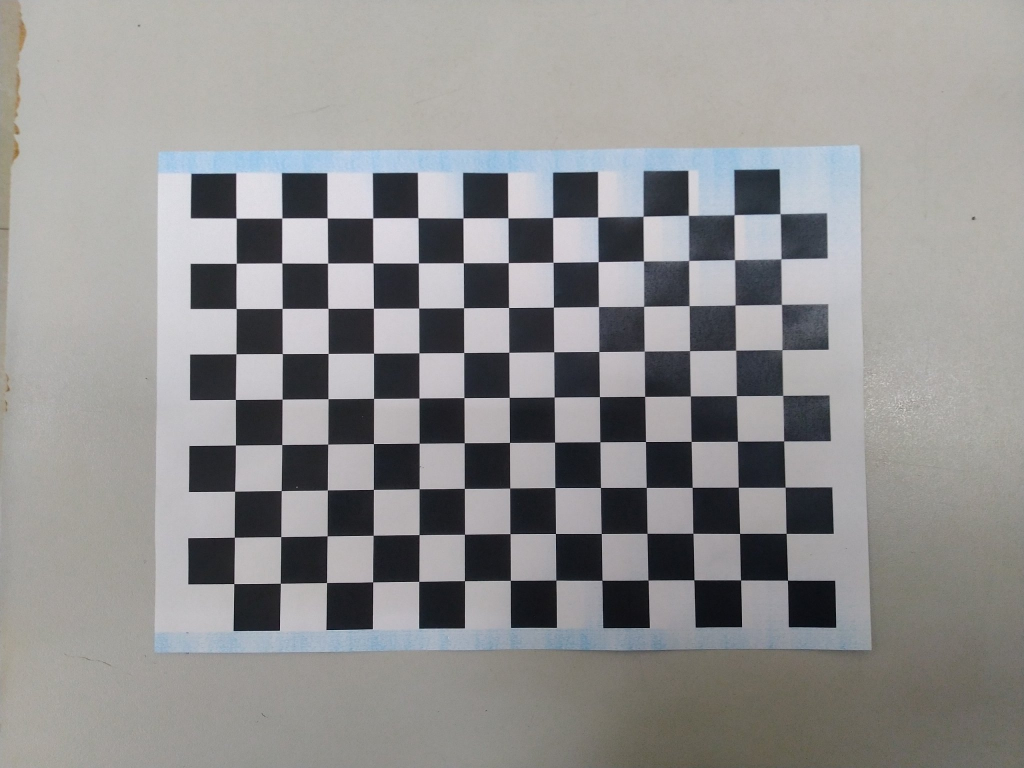
#> input picture chessboard.jpg, 2048 x 1536 px (shown at 1/2 size)
$ python test.py
#> lines starting #> are read from the running program, lines starting #| are printed output that depends on the picture; after the words box and inside, x2 and y2 are one past the last pixel; in counts of white or black regions, pixels touching at a corner belong together
### TemplateMatching.py
import numpy as np
import cv2

class Point:
    def __init__(self, x , y):
        self.x = x
        self.y = y
    def __str__(self):
        return "x:  {0}\ty: {1} ".format(self.x, self.y)

class Line:
    def __init__(self, point1, point2):
        x1 = point1.x
        y1 = point1.y
        x2 = point2.x
        y2 = point2.y
        assert not (x1 == x2 and y1 == y2)
        if y1 == y2:
            self.a = 0
            self.b = 1
            self.c = -y1
        else:
            self.a = 1
            self.b = (x2-x1)/(y1-y2)
            self.c = (x1*y2 - x2*y1)/(y1-y2)
class Region:
    def __init__(self, top, left, right, bottom):
        self.top = top
        self.left = left
        self.right = right
        self.bottom = bottom
    def edges(self):
        top_left = Line(self.top, self.left)
        top_right = Line(self.top, self.right)
        bottom_left = Line(self.bottom, self.left)
        bottom_right = Line(self.bottom, self.right)
        return (top_left, top_right, bottom_left, bottom_right)
    def range(self):
        x_min = self.left.x
        x_max = self.right.x
        y_min = self.top.y
        y_max = self.bottom.y
        return (x_min, x_max, y_min, y_max)
    def points(self):
        return (self.top, self.left, self.right, self.bottom)
    def heightwidth(self):
        return (self.bottom.y - self.top.y, self.right.x - self.left.x)

class Template:
    def __init__(self, image, templateRegion):
        top, left, right, bottom = templateRegion.points()
        h,w = templateRegion.heightwidth()
        oriTemplate = image.copy()[top.y: bottom.y, left.x:right.x]
        self.top = Point(top.x - left.x, 0)
        self.left = Point(0, left.y - top.y)
        self.right = Point(right.x - left.x, right.y - top.y)
        self.bottom = Point(bottom.x - left.x, bottom.y - top.y)
        self.templateRegion = Region(self.top, self.left, self.right, self.bottom)
        self.matrix = np.zeros((h, w))

        for i in range(h):
            for j in range(w):
                if isInRegion(Point(j,i), self.templateRegion):
                    if oriTemplate[i,j] == 255:
                        self.matrix[i,j] = 255
                    else:
                        self.matrix[i,j] = oriTemplate[i,j] + 1
    def corners(self):
        return (self.top, self.left, self.right, self.bottom)

class FlexTM:
    def __init__(self):
        pass
    def findTemplateMax(self, template, image, searchRegion):
        x_min, x_max, y_min, y_max = searchRegion.range()
        sh, sw = searchRegion.heightwidth()
        roi = image.copy()[y_min:y_max, x_min:x_max]
        th, tw = template.matrix.shape
        sample_a = template.matrix.reshape(-1)
        #print(sample_a.shape)
        restrict_a = np.array([e for e in sample_a if not e == 0])
        #print(restrict_a.shape)
        nor_a = (restrict_a - np.mean(restrict_a))/(np.std(restrict_a)*len(restrict_a))
        max_score = 0
        loc_x = 0
        loc_y = 0
        for i in range(sh-th):
            for j in range (sw - tw):
                sample_b = roi[i:i+th, j:j+tw].reshape(-1)
                restrict_b = np.array([sample_b[i] for i, e in enumerate(sample_a) if not e == 0])
                nor_b = (restrict_b - np.mean(restrict_b))/(np.std(restrict_b))
                score = np.correlate(nor_a, nor_b)[0]
                if score > max_score:
                    loc_x = j
                    loc_y = i
                    max_score = score
        corners = template.corners()
        top = Point(loc_x + x_min + corners[0].x, loc_y + y_min + corners[0].y)
        left = Point(loc_x + x_min + corners[1].x, loc_y + y_min + corners[1].y)
        right = Point(loc_x + x_min + corners[2].x, loc_y + y_min + corners[2].y)
        bottom = Point(loc_x + x_min + corners[3].x, loc_y + y_min + corners[3].y)
        return top, left, right, bottom, max_score

def relativePosition(point, line):
    x = point.x
    y = point.y
    a = line.a
    b = line.b
    c = line.c
    return a*x +b*y + c >= 0

def isInRegion(point, region):
    top_left, top_right, bottom_left, bottom_right = region.edges()
    r_top_left = relativePosition(point, top_left)
    r_bottom_left = relativePosition(point, bottom_left)
    r_top_right = not relativePosition(point, top_right)
    r_bottom_right = not relativePosition(point, bottom_right)
    return (r_top_left and r_bottom_left and r_top_right and r_bottom_right)

### test.py
import numpy as np
import cv2
from TemplateMatching import *


image = cv2.imread('./chessboard.jpg')
#> image is the input picture: shape (1536, 2048, 3); mean B, G, R 144, 144.2, 144.8
image = cv2.resize(image,(int(image.shape[1]/2), int(image.shape[0]/2)))
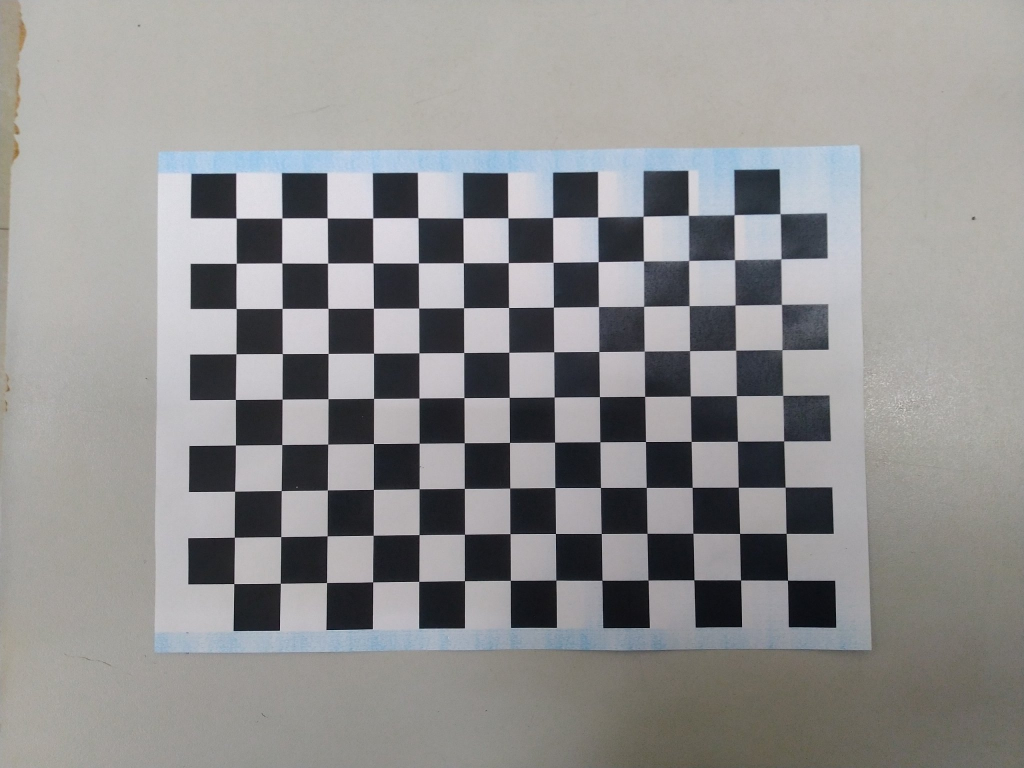
#> image: shape (768, 1024, 3); mean B, G, R 144.1, 144.3, 145
gray = cv2.cvtColor(image, cv2.COLOR_BGR2GRAY)
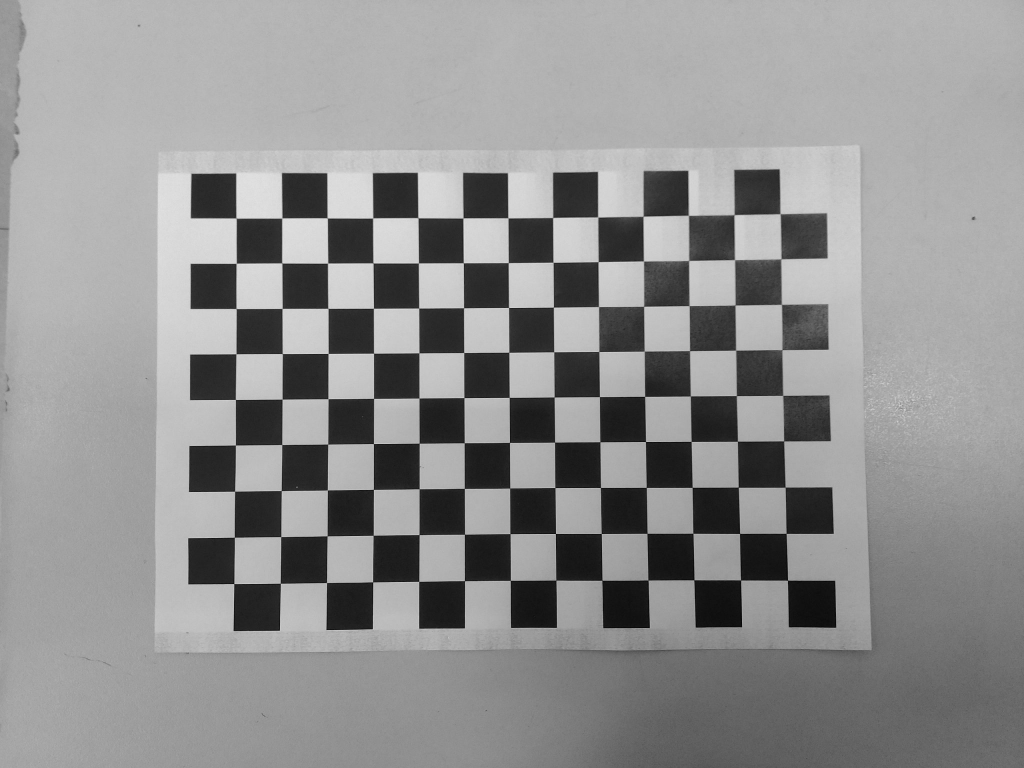
#> gray: shape (768, 1024); min 6, max 225, mean 144.5

#template region
ttop = Point(225, 200)
tleft = Point(215, 225)
tright = Point(250, 210)
tbottom = Point(245, 230)

#search region
stop = Point(225, 190)
sleft = Point(200, 225)
sright = Point(260, 210)
sbottom = Point(250, 240)


gray_cp = gray.copy()

ppoints = [(ttop, tright), (ttop, tleft), (tright, tbottom),(tleft, tbottom)]
pp2 = [(stop, sright), (stop, sleft), (sright, sbottom), (sleft, sbottom)]
for p in ppoints:
    cv2.line(gray_cp, (p[0].x, p[0].y),(p[1].x, p[1].y), 255, 1)
#> gray_cp: shape (768, 1024); 0.01% of pixels changed, all inside (x1, y1, x2, y2) = (215, 200, 251, 231)
for p in pp2:
    cv2.line(gray_cp, (p[0].x, p[0].y),(p[1].x, p[1].y), 255, 1)
#> gray_cp: shape (768, 1024); min 6, max 255, mean 144.5

cv2.imshow('wtf', gray_cp)
cv2.waitKey()
cv2.destroyAllWindows()


templateRegion = Region(ttop, tleft, tright, tbottom)
searchRegion = Region(stop, sleft, sright, sbottom)

template = Template(gray, templateRegion)
#> in __init__, `oriTemplate = image.copy()[top.y: bottom.y, left.x:right.x]`:
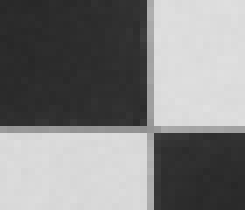
#> oriTemplate: shape (30, 35) (shown 7 times larger); min 40, max 224, mean 129.5
#> after the loop in __init__, `for i in range(h):`:
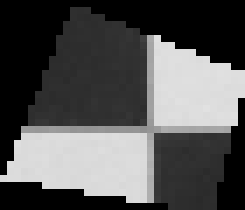
#> self.matrix: shape (30, 35) float64 (shown 7 times larger); min 0, max 225, mean 84.2

cv2.imshow('template getters result', template.matrix)
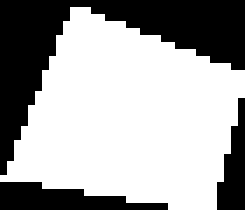
#> window 'template getters result': shape (30, 35) (shown 7 times larger); 64.3% white; 3 black regions, box (x1, y1, x2, y2) and area: (0, 0, 35, 25) 275, (0, 26, 24, 30) 60, (31, 14, 35, 30) 40
cv2.waitKey()
cv2.destroyAllWindows()
cv2.imwrite('./template.jpg',template.matrix)

flextm = FlexTM()

top, left, right, bottom , score = flextm.findTemplateMax(template, gray, searchRegion)
#> in findTemplateMax, `roi = image.copy()[y_min:y_max, x_min:x_max]`:
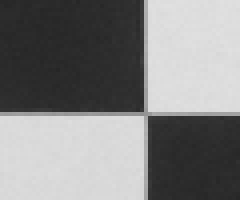
#> roi: shape (50, 60) (shown 4 times larger); min 38, max 224, mean 130.1
#> in findTemplateMax, `sample_a = template.matrix.reshape(-1)`: sample_a = 1050 values, max 225 at index 554, min 0 at index 0, mean 84.22
#> in findTemplateMax, `restrict_a = np.array([e for e in sample_a if not e == 0])`: restrict_a = 675 values, max 225 at index 300, min 42 at index 665, mean 131
#> in findTemplateMax, `nor_a = (restrict_a - np.mean(restrict_a))/(np.std(restrict_a)*len(res..`: nor_a = 675 values, max 0.00168 at index 300, min -0.00159 at index 665, mean -2.06e-19
#> after the loop in findTemplateMax, `for i in range(sh-th):`: loc_x = 15; loc_y = 10; max_score = 1
#> score = 1

print(top)
#| x:  225	y: 200
print(left)
#| x:  215	y: 225
print(right)
#| x:  250	y: 210
print(bottom)
#| x:  245	y: 230
print(score)
#| 1.0
